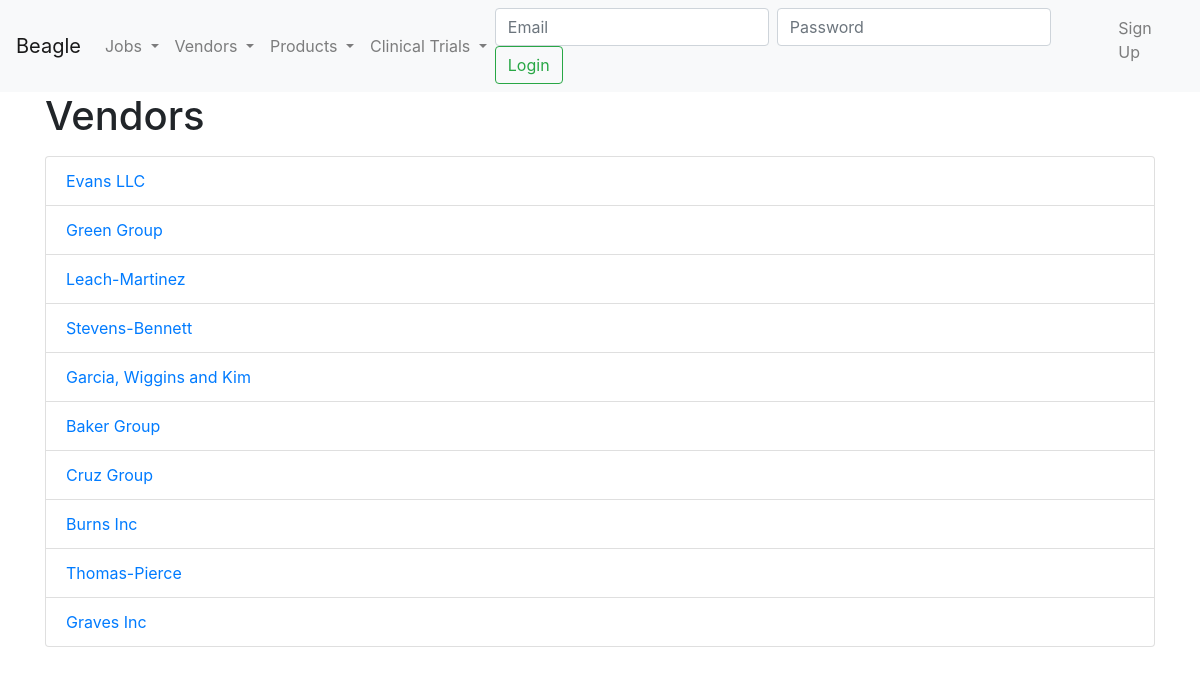
/vendors, run on the app's committed database.
### model.py (models this page shows)
class Vendor(Base):
    __tablename__ = 'vendors'
    VendorID = Column(String, primary_key=True)
    VendorName = Column(String, nullable=False)
    ContactEmail = Column(String)
    VendorAddress = Column(String)
    Website = Column(String)
    products = relationship('Product', back_populates='vendor_')

### product.py (the view)
@app.route('/vendors')
def list_vendors_gui():
    session = Session
    try:
        vendors = session.query(Vendor).all()
        return render_template('vendors.html', vendors=vendors)
    except Exception as e:
        abort(500, description=str(e))

### app.py (called while the page is built)
@app.context_processor
def inject_get_job_status():
    return dict(get_job_status=get_job_status)

### templates/vendors.html
{% extends 'base.html' %}
{% block content %}
    <h1>Vendors</h1>
    <ul class="list-group mt-3">
        {% for vendor in vendors %}
        <li class="list-group-item">
            <a href="{{ url_for('vendor_detail_gui', vendor_id=vendor.VendorID) }}">{{ vendor.VendorName }}</a>
        </li>
        {% endfor %}
    </ul>
{% endblock %}

### data on the page
Vendor: VendorName "Evans LLC"
Vendor: VendorName "Green Group"
Vendor: VendorName "Leach-Martinez"
Vendor: VendorName "Stevens-Bennett"
Vendor: VendorName "Garcia, Wiggins and Kim"
Vendor: VendorName "Baker Group"
Vendor: VendorName "Cruz Group"
Vendor: VendorName "Burns Inc"
Vendor: VendorName "Thomas-Pierce"
Vendor: VendorName "Graves Inc"
